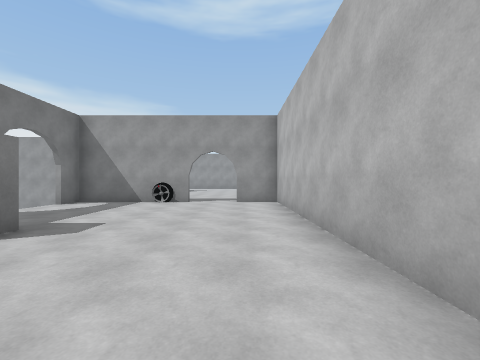
[1] (above)

24 first-person views from a walk through a Unity game level. The camera is 1.4 m above the floor, looks level and sees 90° across. The floor is counted in squares, 2 m on a side. Each view is taken from the middle of a square. On the plan, view 1 faces up. The plan holds only what a view shows up to about 9 squares ahead; the rest is blank.

[2]
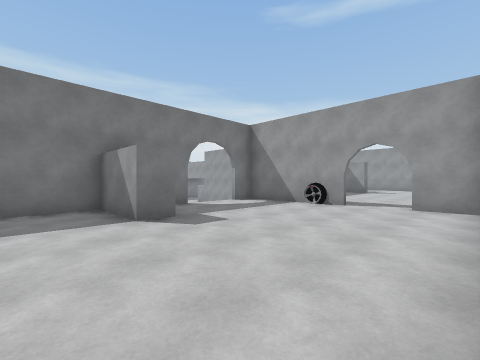

[3]
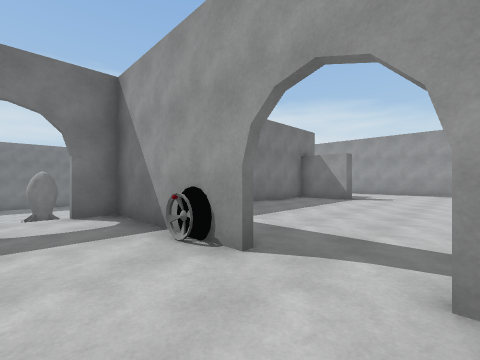

[4]
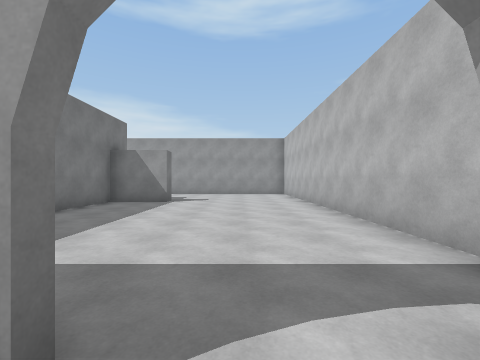

[5]
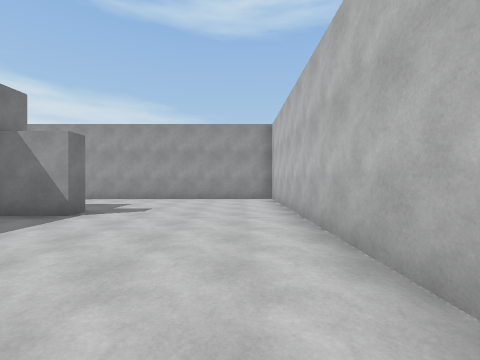

[6]
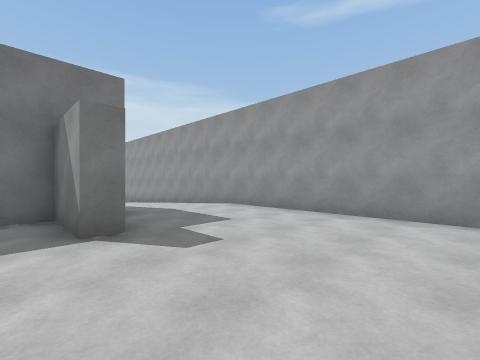

[7]
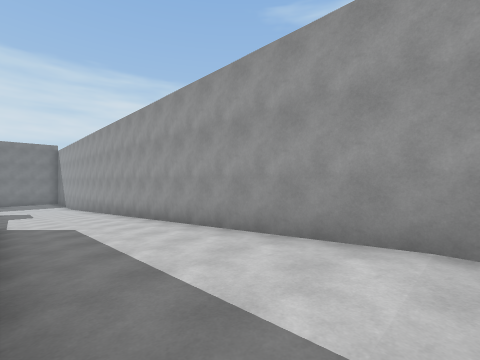

[8]
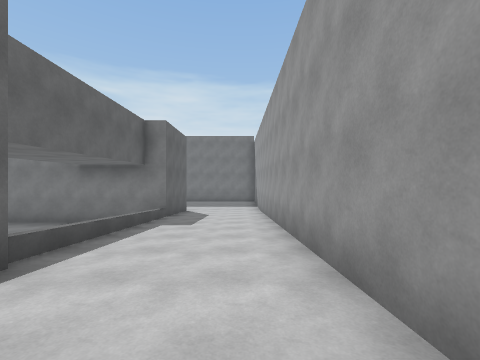

[9]
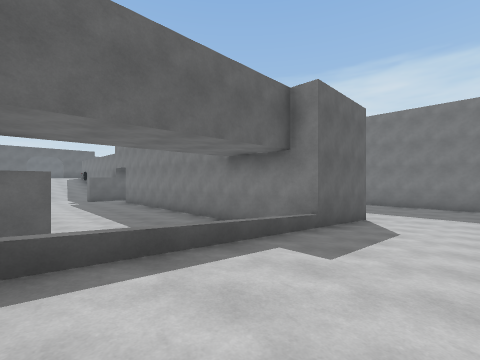

[10]
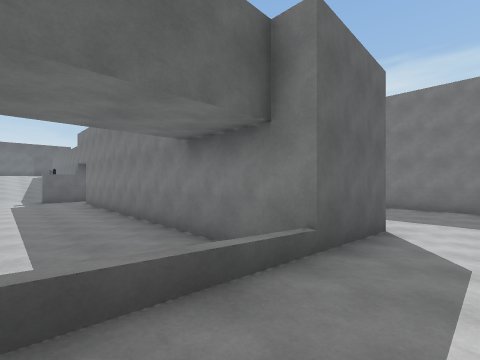

[11]
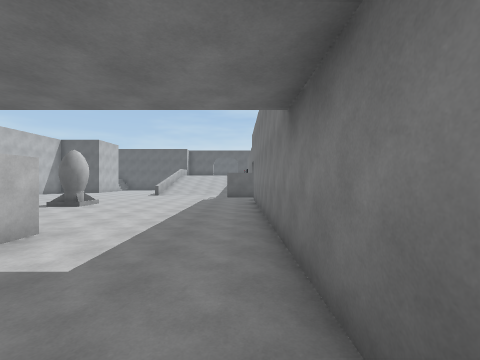

[12]
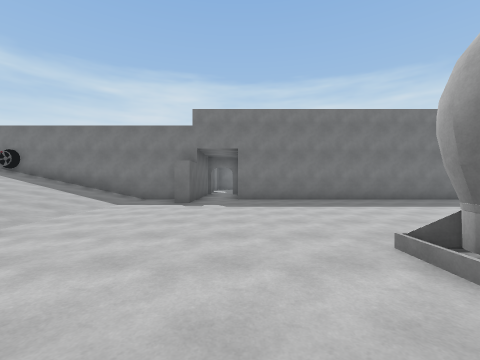

[13]
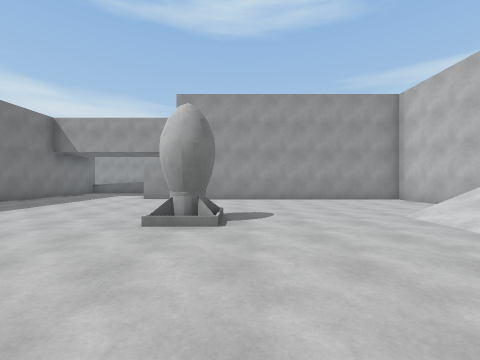

[14]
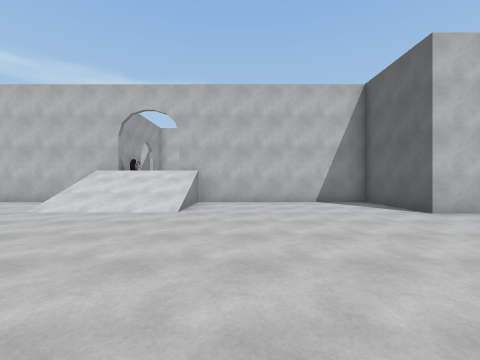

[15]
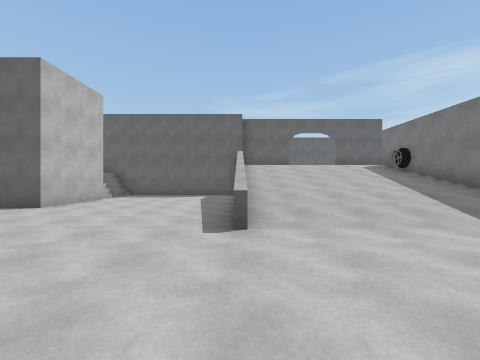

[16]
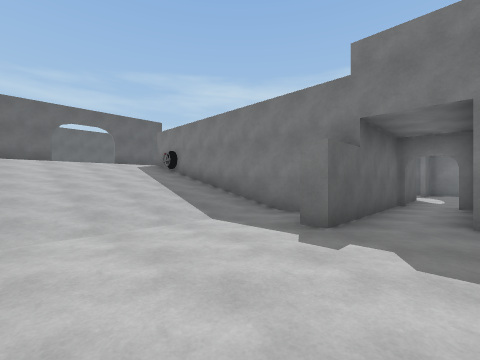

[17]
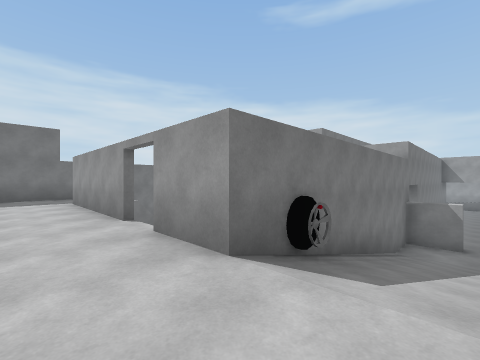

[18]
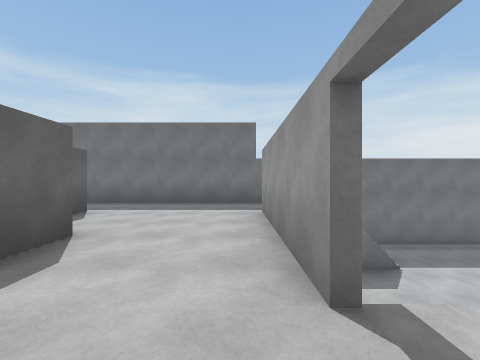

[19]
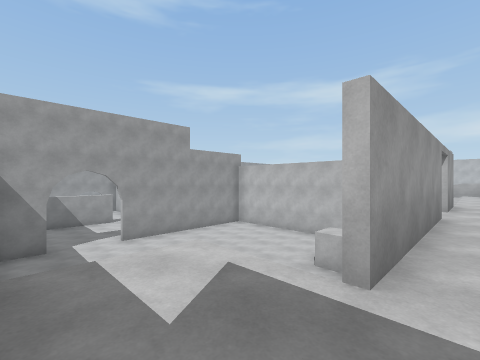

[20]
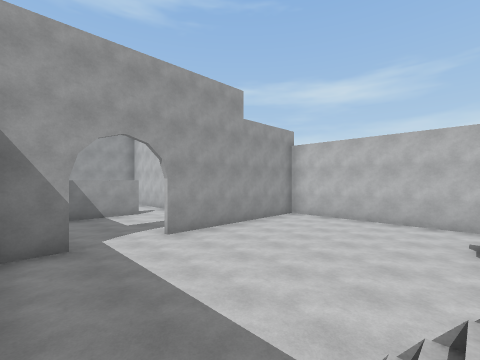

[21]
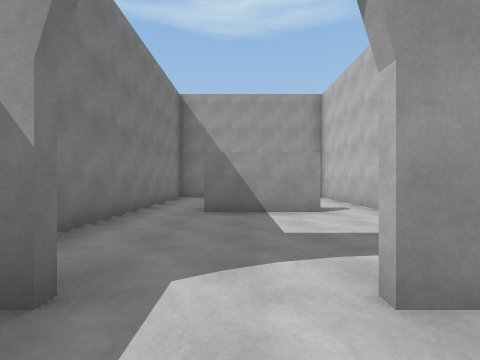

[22]
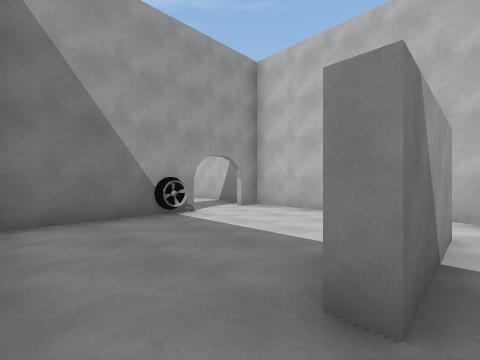

[23]
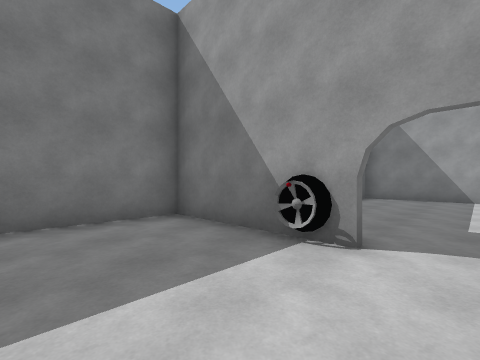

[24]
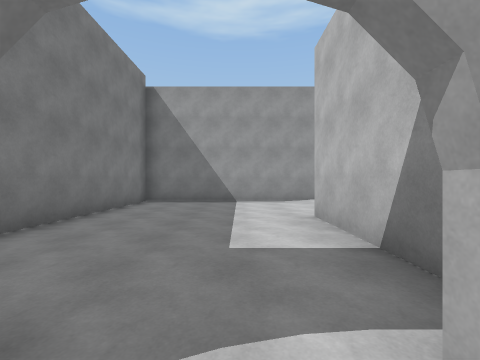

### Floor plan
Key: @ floor where view 1 was taken; # wall or solid block; . main floor; : floor 2 m higher than the main floor; + floor 2.5 m higher than the main floor; / step, stairs or slope; ^ raised ledge; O other object.
Columns run from 28 left of view 1 to 2 right of it. Each row starts with its distance up from view 1.
 19   #############################
 18   #.....//////////////::::::::#
 17   #.....//////////////::::::::#
 16   #.....//////////////::::::::#
 15   #....###.....#      ###:::::#
 14   #....###...         #:::::::#
 13   #....###....#       #:::::::#
 12 ####O.## #....##########::::::#
 11 #......###..... .......#::::::#
 10 #......###.............#::::::#
  9 #......###.............#::::::#
  8 #..##..###.............###O:###
  7 #......###......O....//#::::::#
  6 #..... # #...........//:::::::#
  5 #......###...........//:::::::#
  4  ......................#::::::#
  3 ##..#######............##:::::#
  2 #........#.............#::::::#
  1 #........#/////^.......#::::::#
  0 #........#/////^.......#    @
 -1 #........#/////^....####
 -2  //....^.#///// ....#
 -3  ++....###O//// ....#
 -4 #++####^##///// ....#
 -5 #+++++++++++++
 -6 #+++++++++++
 -7 #++++##      ##
 -8 #++#
 -9 #++
-10 #

Positions as (right, up) in squares from view 1, and headings:
1: (0, 0), facing up
2: (1, 1), facing up-left
3: (0, 6), facing up-left
4: (-1, 7), facing up
5: (0, 10), facing up
6: (0, 14), facing up-left
7: (-5, 16), facing up-left
8: (-11, 18), facing left
9: (-14, 18), facing down-left
10: (-16, 17), facing down-left
11: (-18, 16), facing down
12: (-10, 5), facing left
13: (-11, 3), facing up
14: (-13, 3), facing right
15: (-13, 5), facing down
16: (-14, 5), facing down-left
17: (-17, -6), facing up-left
18: (-20, -5), facing left
19: (-27, -5), facing up-right
20: (-27, -2), facing up-right
21: (-25, 2), facing up
22: (-27, 7), facing up-right
23: (-23, 9), facing up-left
24: (-23, 11), facing up
